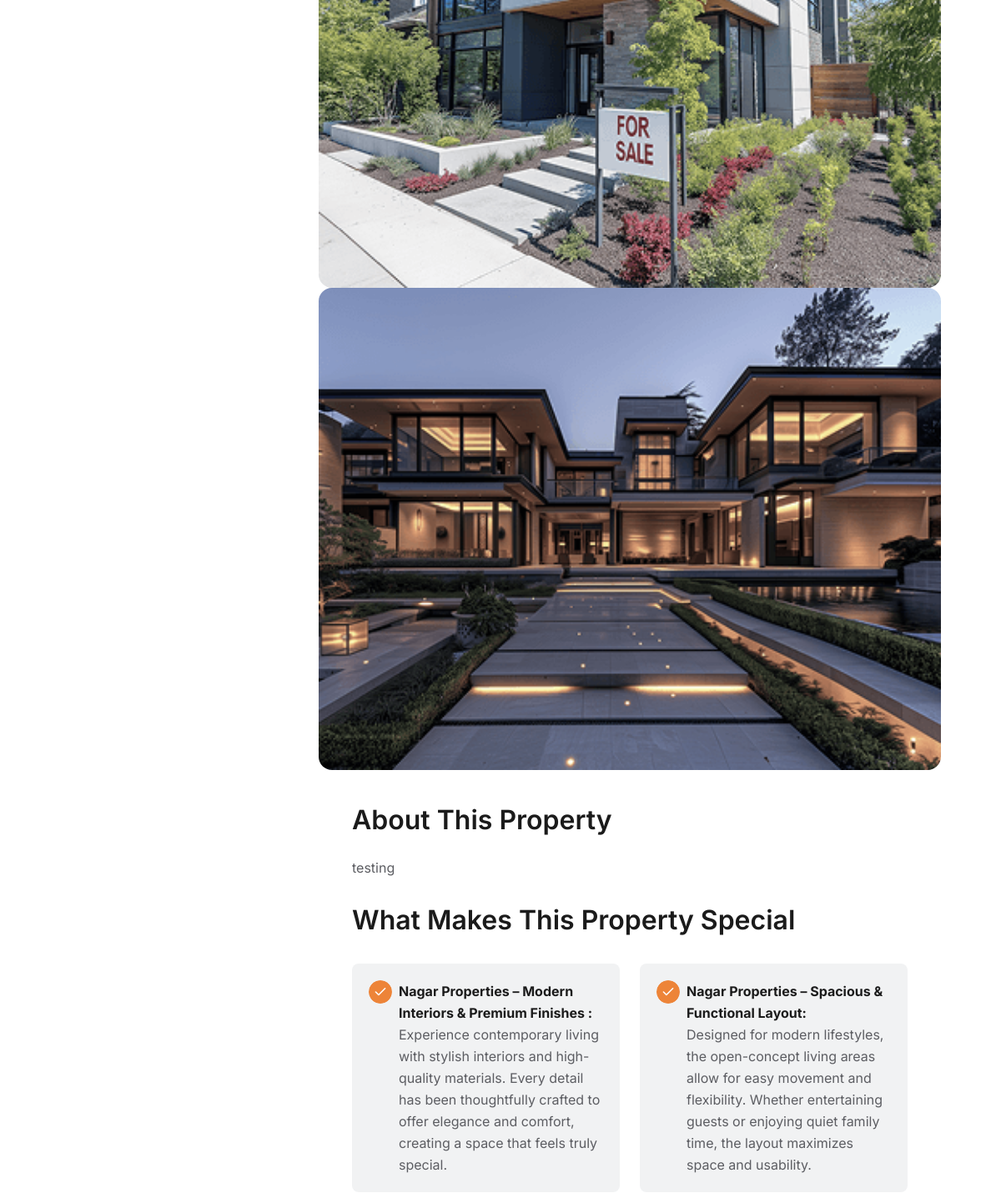
The page /property_detail/testing-asdf (middle part) on the database as committed earlier.
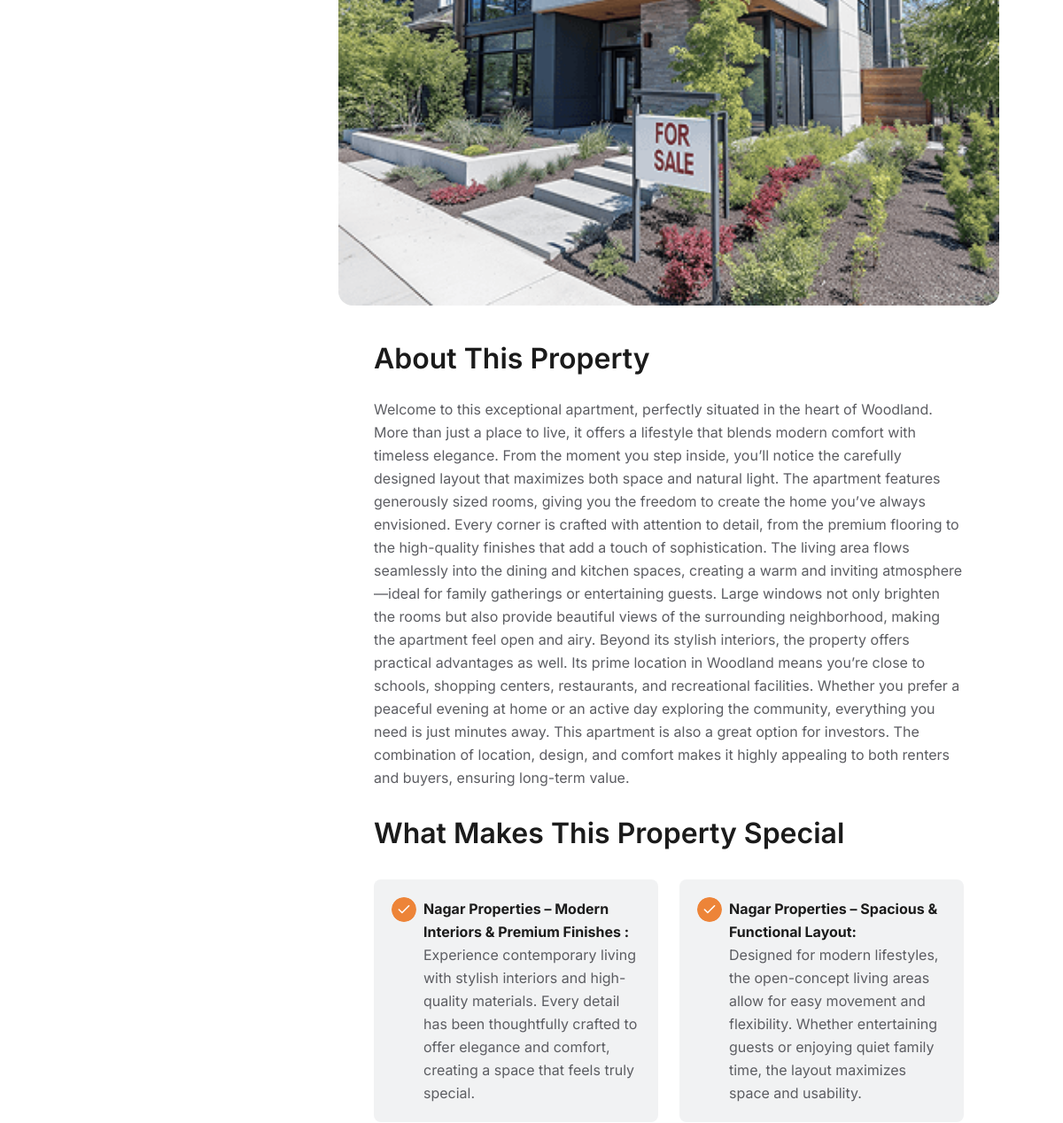
The same page on the database as committed later.
### app1/models.py (models this page shows, shortened)
class PropertyImage(models.Model):
    property = models.ForeignKey(Property, related_name='images', on_delete=models.CASCADE)
    image = models.ImageField(upload_to='property_images/')

class Property(models.Model):
    title = models.CharField(max_length=200)
    description = models.TextField()
    location = models.CharField(max_length=200)
    price = models.DecimalField(max_digits=12, decimal_places=2)
    status = models.CharField(max_length=20, choices=(('sale','For Sale'),('rent','For Rent')), default='sale')
    created_at = models.DateTimeField(auto_now_add=True)
    property_title = AutoSlugField(populate_from='title', unique=True, null=True, blank=False)

### app1/views.py (the view)
# urls.py: path('property_detail/<slug>', views.property_detail.as_view(), name='property_detail'),
class property_detail(View):
    def get(self, request, slug):
        property = get_object_or_404(Property, property_title=slug)
        return render(request, 'properties/property-details.html', {'property': property})

### templates/properties/property-details.html (shortened to what this page needs)
{% extends "base.html" %}
{% load static %}
{% block content %}
  <div class="property-inner-section-find">
    <div class="container-fluid">
      <div class="row">
        <div class="col-lg-12">
          <div class="property-mapgrid-area">
            <div class="row">
              <div class="col-lg-3">
              </div>
              <div class="col-lg-9">
                <div class="property-widget-sidebar">
                  {% for img in property.images.all %}
                  <div class="img1">
                    <img src="{{ img.image.url }}" alt="{{ property.title }}">
                  </div>
                  {% empty %}
                  <div class="img1">
                    <img src="{% static 'assets/img/all-images/properties/default-property.png' %}" alt="{{ property.title }}">
                  </div>
                  {% endfor %}
                  <div class="space40"></div>
                  <div class="padding-side">
                    <h3>About This Property</h3>
                    <div class="space24"></div>
                    <p>{{property.description}}</p>
                    <div class="space30"></div>
                    <h3>What Makes This Property Special</h3>
                    <div class="space12"></div>
                    <div class="row">
                      <div class="col-lg-6">
                        <div class="others-box">
                          <img src="{% static 'assets/img/icons/check1.svg' %}" alt="housa">
                          <div class="text">
                            <p><span>Nagar Properties – Modern Interiors & Premium Finishes :</span> Experience contemporary living with stylish interiors and high-quality materials. Every detail has been thoughtfully crafted to offer elegance and comfort, creating a space that feels truly special.</p>
                          </div>
                        </div>
                      </div>
                      <div class="col-lg-6">
                        <div class="others-box">
                          <img src="{% static 'assets/img/icons/check1.svg' %}" alt="housa">
                          <div class="text">
                            <p><span>Nagar Properties – Spacious & Functional Layout:</span>Designed for modern lifestyles, the open-concept living areas allow for easy movement and flexibility. Whether entertaining guests or enjoying quiet family time, the layout maximizes space and usability.</p>
                          </div>
                        </div>
                      </div>
                    </div>
                  </div>
                </div>
              </div>
            </div>
          </div>
        </div>
      </div>
    </div>
  </div>
 {% endblock content %}

Rows that differ between the two databases and show on the page:
removed PropertyImage: image (picture)
changed Property: description "testing" → "Welcome to this exceptional apartment, perfectly situated in the heart of Woodland. More than just a place to live, it offers a lifestyle that blends modern comfort with timeless elegance. From the moment you step inside, you’ll notice the carefully designed layout that maximizes both space and natural light. The apartment features generously sized rooms, giving you the freedom to create the home you’ve always envisioned. Every corner is crafted with attention to detail, from the premium flooring to the high-quality finishes that add a touch of sophistication. The living area flows seamlessly into the dining and kitchen spaces, creating a warm and inviting atmosphere—ideal for family…"
